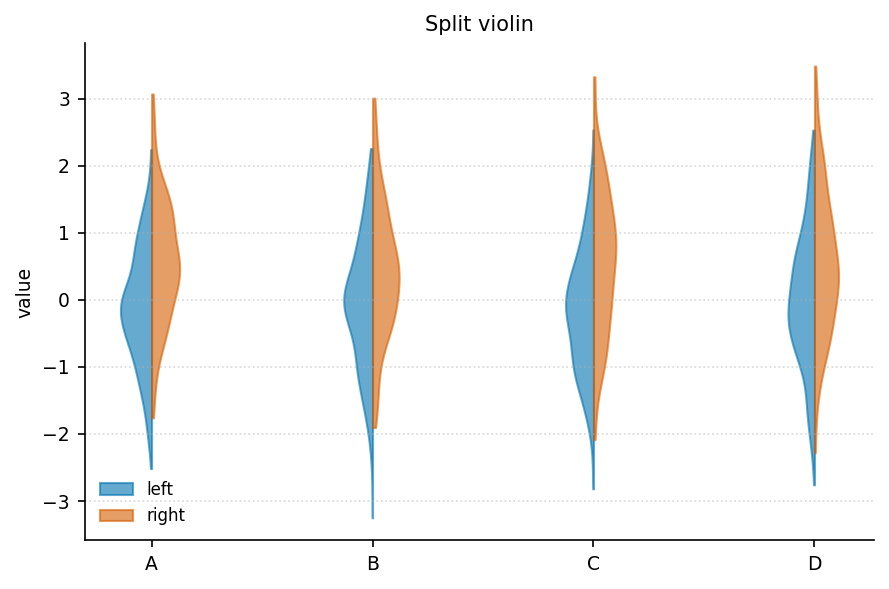

This chart was generated by the following Python code:
"""violin_split: 左右拆分小提琴（同类下两个条件对比）."""
import sys, os; sys.path.insert(0, os.path.join(os.path.dirname(os.path.abspath(__file__)), '..', '..', '_utils', 'python'))
import numpy as np
import matplotlib.pyplot as plt
from scipy.stats import gaussian_kde
from theme import apply_theme
from palette import cycle

def make_figure(left=None, right=None, labels=None, title='Split violin'):
    apply_theme()
    rng = np.random.default_rng(7)
    if left is None:
        left  = [rng.normal(0, 1, 200) for _ in range(4)]
        right = [rng.normal(0.5, 1, 200) for _ in range(4)]
        labels = list('ABCD')
    fig, ax = plt.subplots()
    for i, (l, r) in enumerate(zip(left, right)):
        for arr, side, col in [(l, -1, cycle(0)), (r, +1, cycle(1))]:
            kde = gaussian_kde(arr)
            ys = np.linspace(arr.min(), arr.max(), 100)
            xs = kde(ys) * 0.3 * side
            ax.fill_betweenx(ys, i + xs, i, color=col, alpha=0.6,
                             label=('left' if side == -1 else 'right') if i == 0 else None)
    ax.set_xticks(range(len(labels))); ax.set_xticklabels(labels)
    ax.set_ylabel('value'); ax.set_title(title); ax.legend()
    ax.grid(True, axis='y', linestyle=':', alpha=0.5)
    fig.tight_layout()
    return fig

if __name__ == '__main__':
    fig = make_figure()
    fig.savefig(__file__.replace('.py', '.png'), dpi=150)
